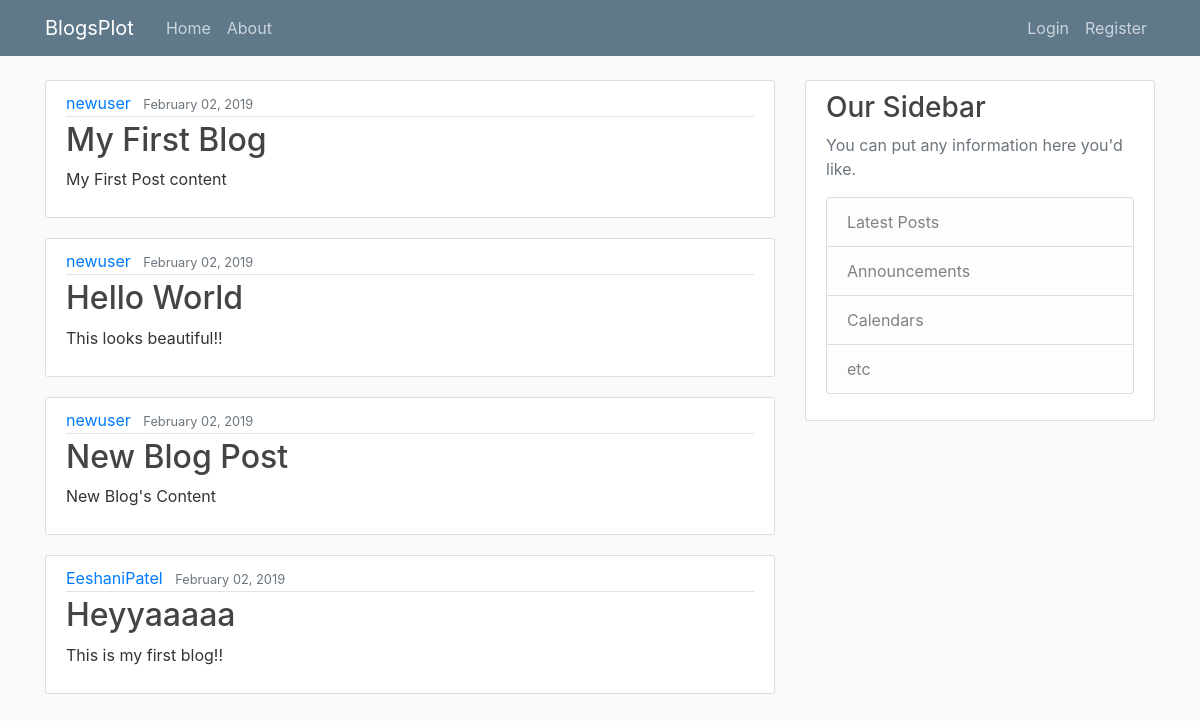
The page / on the database its author committed.
### blog/models.py (models this page shows, shortened)
class Post(models.Model):
    title = models.CharField(max_length=100)
    content = models.TextField()
    date_posted = models.DateTimeField(default=timezone.now)    #now is fn bt we are not calling(now()) it here
    author = models.ForeignKey(User, on_delete=models.CASCADE)    #to get user who added post, will import it from another table, will do by foreign key

### blog/views.py (the view)
# urls.py: path('', views.home, name="blogs-home"),
def home(request):
    context = {
        'posts': Post.objects.all()
    }
    return render(request, 'blog/home.html', context)        # args pass request, template name and data(context)

### blog/templates/blog/home.html
{% extends "blog/main.html" %}
{% block content %}
    {% for post in posts %}
        <article class="media content-section">
            <div class="media-body">
            <div class="article-metadata">
                <a class="mr-2" href="#">{{ post.author }}</a>
                <small class="text-muted">{{ post.date_posted|date:'F d, Y' }}</small>
            </div>
            <h2><a class="article-title" href="#">{{ post.title }}</a></h2>
            <p class="article-content">{{ post.content }}</p>
            </div>
        </article>
    {% endfor %}
{% endblock %}

### blog/static/blog/main.css (style rules this page uses)
body { background: #fafafa; color: #333333; margin-top: 5rem; }
h1, h2, h3, h4, h5, h6 { color: #444444; }
.content-section { background: #ffffff; padding: 10px 20px; border: 1px solid #dddddd; border-radius: 3px; margin-bottom: 20px; }
.article-title { color: #444444; }
.article-content { white-space: pre-line; }
.article-metadata { padding-bottom: 1px; margin-bottom: 4px; border-bottom: 1px solid #e3e3e3 }

### rows shown on the page
Post: author "newuser", date_posted "February 02, 2019", title "My First Blog", content "My First Post content"
Post: author "newuser", date_posted "February 02, 2019", title "Hello World", content "This looks beautiful!!"
Post: author "newuser", date_posted "February 02, 2019", title "New Blog Post", content "New Blog's Content"
Post: author "EeshaniPatel", date_posted "February 02, 2019", title "Heyyaaaaa", content "This is my first blog!!"
